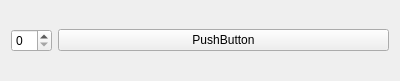
<?xml version="1.0" encoding="UTF-8"?>
<ui version="4.0">
 <class>MainWindow</class>
 <widget class="QMainWindow" name="MainWindow">
  <property name="geometry">
   <rect>
    <x>0</x>
    <y>0</y>
    <width>400</width>
    <height>81</height>
   </rect>
  </property>
  <property name="windowTitle">
   <string>MainWindow</string>
  </property>
  <widget class="QWidget" name="centralWidget">
   <layout class="QFormLayout" name="formLayout">
    <item row="1" column="0">
     <widget class="QSpinBox" name="GpioPinNum"/>
    </item>
    <item row="1" column="1">
     <widget class="QPushButton" name="StartBlinkingBtn">
      <property name="text">
       <string>PushButton</string>
      </property>
      <property name="checkable">
       <bool>true</bool>
      </property>
     </widget>
    </item>
    <item row="0" column="0" colspan="2">
     <spacer name="verticalSpacer">
      <property name="orientation">
       <enum>Qt::Vertical</enum>
      </property>
      <property name="sizeHint" stdset="0">
       <size>
        <width>20</width>
        <height>40</height>
       </size>
      </property>
     </spacer>
    </item>
    <item row="2" column="0" colspan="2">
     <spacer name="verticalSpacer_2">
      <property name="orientation">
       <enum>Qt::Vertical</enum>
      </property>
      <property name="sizeHint" stdset="0">
       <size>
        <width>20</width>
        <height>40</height>
       </size>
      </property>
     </spacer>
    </item>
   </layout>
  </widget>
 </widget>
 <layoutdefault spacing="6" margin="11"/>
 <resources/>
 <connections/>
</ui>
